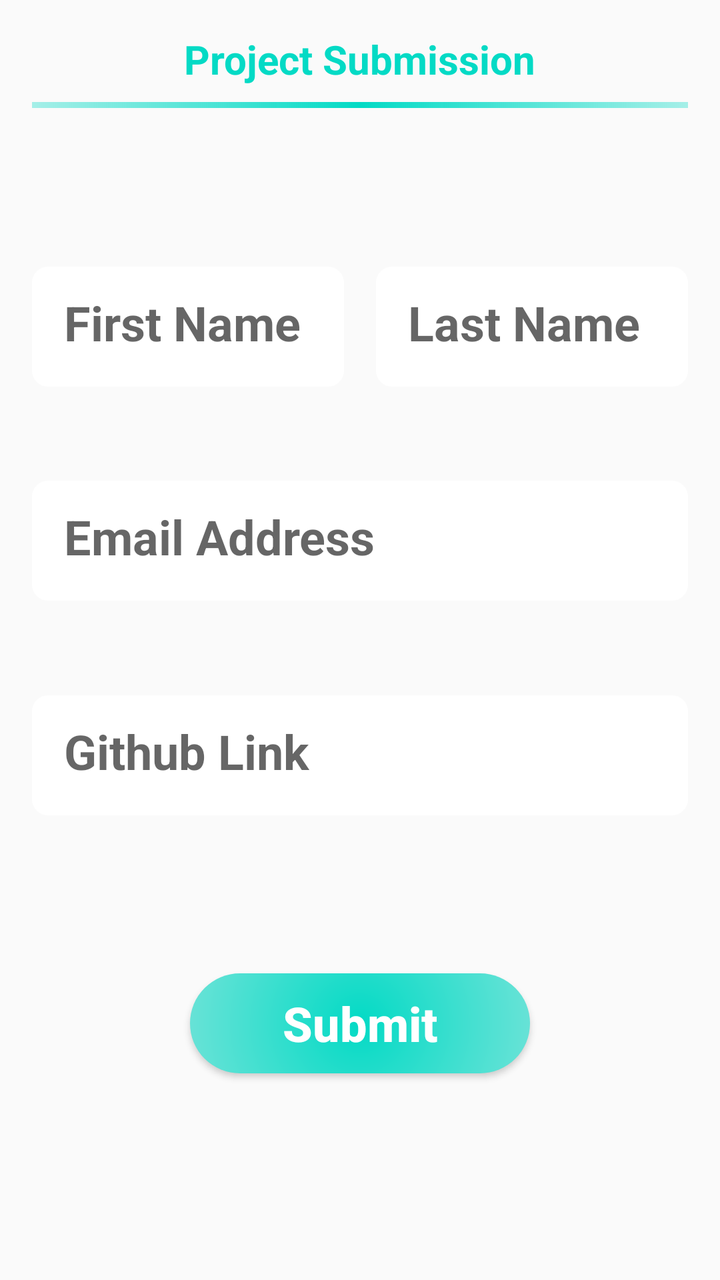
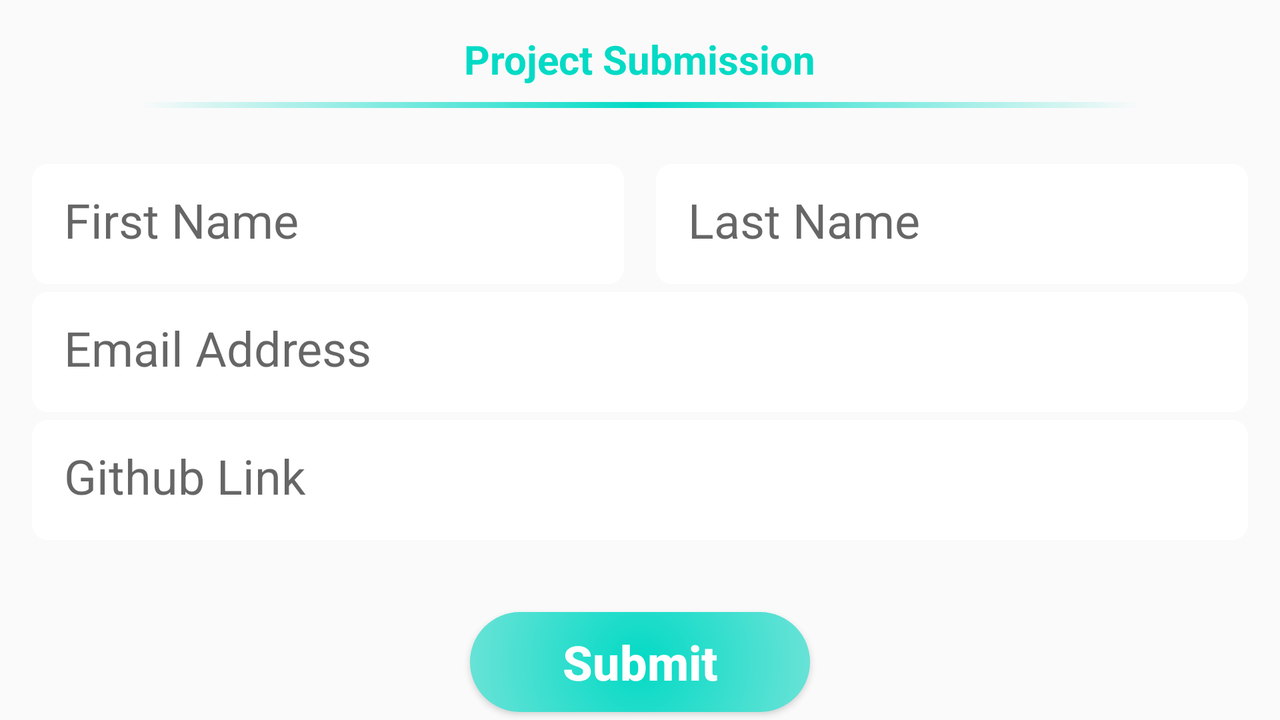

Compare how this app lays out the same screen by default and in its alternative resource folder. The renders come first, then the two layout files and the values they reference.
<!-- AndroidManifest.xml: application theme AppTheme -->
<!-- res/layout/content_submission.xml -->
<?xml version="1.0" encoding="utf-8"?>
<androidx.constraintlayout.widget.ConstraintLayout xmlns:android="http://schemas.android.com/apk/res/android"
    xmlns:app="http://schemas.android.com/apk/res-auto"
    xmlns:tools="http://schemas.android.com/tools"
    android:layout_width="match_parent"
    android:layout_height="match_parent"
    app:layout_behavior="@string/appbar_scrolling_view_behavior">


    <TextView
        android:id="@+id/textView"
        android:layout_width="wrap_content"
        android:layout_height="wrap_content"
        android:layout_marginTop="16dp"
        android:text="Project Submission"
        android:textColor="@color/colorAccent"
        android:textSize="20sp"
        android:textStyle="bold"
        app:layout_constraintEnd_toStartOf="@+id/guideline_right"
        app:layout_constraintStart_toStartOf="@+id/guideline_left"
        app:layout_constraintTop_toTopOf="parent" />

    <View
        android:id="@+id/divider"
        android:layout_width="0dp"
        android:layout_height="3dp"
        android:layout_marginTop="8dp"
        android:background="@drawable/divider_background"
        app:layout_constraintEnd_toStartOf="@+id/guideline_right"
        app:layout_constraintHorizontal_bias="1.0"
        app:layout_constraintStart_toStartOf="@+id/guideline_left"
        app:layout_constraintTop_toBottomOf="@+id/textView" />

    <androidx.constraintlayout.widget.Guideline
        android:id="@+id/guideline_left"
        android:layout_width="wrap_content"
        android:layout_height="wrap_content"
        android:orientation="vertical"
        app:layout_constraintGuide_begin="16dp" />

    <androidx.constraintlayout.widget.Guideline
        android:id="@+id/guideline_right"
        android:layout_width="wrap_content"
        android:layout_height="wrap_content"
        android:orientation="vertical"
        app:layout_constraintGuide_end="16dp" />

    <EditText
        android:id="@+id/editText_firstName"
        android:layout_width="0dp"
        android:layout_height="60dp"
        android:layout_marginTop="32dp"
        android:layout_marginEnd="8dp"
        android:background="@drawable/edit_text_background"
        android:hint="First Name"
        android:inputType="textPersonName"
        android:padding="16dp"
        android:textSize="24sp"
        android:textStyle="bold"
        app:layout_constraintBottom_toTopOf="@+id/editText_email"
        app:layout_constraintEnd_toStartOf="@+id/editText_lastName"
        app:layout_constraintStart_toStartOf="@+id/guideline_left"
        app:layout_constraintTop_toBottomOf="@+id/divider" />

    <EditText
        android:id="@+id/editText_lastName"
        android:layout_width="0dp"
        android:layout_height="60dp"
        android:layout_marginStart="8dp"
        android:layout_marginTop="16dp"
        android:background="@drawable/edit_text_background"
        android:hint="Last Name"
        android:inputType="textPersonName"
        android:padding="16dp"
        android:textSize="24sp"
        android:textStyle="bold"
        app:layout_constraintBottom_toBottomOf="@+id/editText_firstName"
        app:layout_constraintEnd_toStartOf="@+id/guideline_right"
        app:layout_constraintStart_toEndOf="@+id/editText_firstName"
        app:layout_constraintTop_toBottomOf="@+id/divider"
        app:layout_constraintVertical_bias="1.0" />

    <EditText
        android:id="@+id/editText_email"
        android:layout_width="0dp"
        android:layout_height="60dp"
        android:background="@drawable/edit_text_background"
        android:hint="Email Address"
        android:inputType="textEmailAddress"
        android:padding="16dp"
        android:textSize="24sp"
        android:textStyle="bold"
        app:layout_constraintBottom_toTopOf="@+id/editText_github"
        app:layout_constraintEnd_toStartOf="@+id/guideline_right"
        app:layout_constraintHorizontal_bias="0.502"
        app:layout_constraintStart_toStartOf="@+id/guideline_left"
        app:layout_constraintTop_toBottomOf="@+id/editText_firstName" />

    <EditText
        android:id="@+id/editText_github"
        android:layout_width="0dp"
        android:layout_height="60dp"
        android:layout_marginBottom="32dp"
        android:background="@drawable/edit_text_background"
        android:hint="Github Link"
        android:includeFontPadding="true"
        android:inputType="textPersonName"
        android:padding="16dp"
        android:textSize="24sp"
        android:textStyle="bold"
        app:layout_constraintBottom_toTopOf="@+id/button_submit_project"
        app:layout_constraintEnd_toStartOf="@+id/guideline_right"
        app:layout_constraintStart_toStartOf="@+id/guideline_left"
        app:layout_constraintTop_toBottomOf="@+id/editText_email" />

    <Button
        android:id="@+id/button_submit_project"
        android:layout_width="170dp"
        android:layout_height="50dp"
        android:layout_marginBottom="56dp"
        android:background="@drawable/submission_button_background"
        android:text="Submit"
        android:textAllCaps="false"
        android:textColor="#FFFFFF"
        android:textSize="24sp"
        android:textStyle="bold"
        app:layout_constraintBottom_toBottomOf="parent"
        app:layout_constraintEnd_toStartOf="@+id/guideline_right"
        app:layout_constraintStart_toStartOf="@+id/guideline_left"
        app:layout_constraintTop_toBottomOf="@+id/editText_github" />


</androidx.constraintlayout.widget.ConstraintLayout>
<!-- resources referenced by this layout -->
<resources>
  <!-- drawable divider_background (drawable) -->
  <?xml version="1.0" encoding="utf-8"?>
  <shape xmlns:android="http://schemas.android.com/apk/res/android"
      android:shape="rectangle">
      <gradient
          android:angle="180"
          android:gradientRadius="250dp"
          android:startColor="@color/colorAccent"
          android:type="radial" />
  </shape>
  <!-- drawable edit_text_background (drawable) -->
  <?xml version="1.0" encoding="utf-8"?>
  <shape xmlns:android="http://schemas.android.com/apk/res/android"
      android:shape="rectangle" android:padding="20dp">
      <solid android:color="#FFFFFF"/>
      <corners android:radius="8dp"/>
  </shape>
  <!-- drawable submission_button_background (drawable) -->
  <?xml version="1.0" encoding="utf-8"?>
  <ripple xmlns:android="http://schemas.android.com/apk/res/android"
      android:color="@color/colorAccent">
      <item android:id="@android:id/mask">
          <shape android:shape="rectangle">
              <solid android:color="@color/colorAccent" />
              <corners android:radius="300dp" />
          </shape>
      </item>
  
      <item android:id="@android:id/background">
          <shape android:shape="rectangle">
              <gradient
                  android:angle="180"
                  android:endColor="#EEEEEE"
                  android:startColor="@color/colorAccent"
                  android:type="radial"
                  android:gradientRadius="200dp"/>
              <corners android:radius="300dp" />
          </shape>
      </item>
  </ripple>
  <style name="AppTheme" parent="Theme.AppCompat.Light.DarkActionBar">
          
          <item name="colorPrimary">@color/colorPrimary</item>
          <item name="colorPrimaryDark">@color/colorPrimaryDark</item>
          <item name="colorAccent">@color/colorAccent</item>
          <item name="android:windowTranslucentStatus">true</item>
          <item name="android:windowTranslucentNavigation">true</item>
      </style>
</resources>
<!-- res/layout-land/content_submission.xml (the repository's variant of the layout above) -->
<!-- drawn on the phone turned sideways -->
<?xml version="1.0" encoding="utf-8"?>
<ScrollView xmlns:android="http://schemas.android.com/apk/res/android"
    xmlns:app="http://schemas.android.com/apk/res-auto"
    xmlns:tools="http://schemas.android.com/tools"
    android:layout_width="match_parent"
    android:layout_height="match_parent"
    android:fillViewport="true"
    app:layout_behavior="@string/appbar_scrolling_view_behavior">

    <androidx.constraintlayout.widget.ConstraintLayout
        android:layout_width="match_parent"
        android:layout_height="match_parent">


        <TextView
            android:id="@+id/textView"
            android:layout_width="wrap_content"
            android:layout_height="wrap_content"
            android:layout_marginTop="16dp"
            android:text="Project Submission"
            android:textColor="@color/colorAccent"
            android:textSize="20sp"
            android:textStyle="bold"
            app:layout_constraintEnd_toStartOf="@+id/guideline_right"
            app:layout_constraintStart_toStartOf="@+id/guideline_left"
            app:layout_constraintTop_toTopOf="parent" />

        <View
            android:id="@+id/divider"
            android:layout_width="0dp"
            android:layout_height="3dp"
            android:layout_marginTop="8dp"
            android:background="@drawable/divider_background"
            app:layout_constraintEnd_toStartOf="@+id/guideline_right"
            app:layout_constraintHorizontal_bias="1.0"
            app:layout_constraintStart_toStartOf="@+id/guideline_left"
            app:layout_constraintTop_toBottomOf="@+id/textView" />

        <androidx.constraintlayout.widget.Guideline
            android:id="@+id/guideline_left"
            android:layout_width="wrap_content"
            android:layout_height="wrap_content"
            android:orientation="vertical"
            app:layout_constraintGuide_begin="16dp" />

        <androidx.constraintlayout.widget.Guideline
            android:id="@+id/guideline_right"
            android:layout_width="wrap_content"
            android:layout_height="wrap_content"
            android:orientation="vertical"
            app:layout_constraintGuide_end="16dp" />

        <EditText
            android:id="@+id/editText_firstName"
            android:layout_width="0dp"
            android:layout_height="60dp"
            android:layout_marginTop="24dp"
            android:layout_marginEnd="8dp"
            android:background="@drawable/edit_text_background"
            android:hint="First Name"
            android:inputType="textPersonName"
            android:padding="16dp"
            android:textSize="24sp"
            app:layout_constraintBottom_toTopOf="@+id/editText_email"
            app:layout_constraintEnd_toStartOf="@+id/editText_lastName"
            app:layout_constraintStart_toStartOf="@+id/guideline_left"
            app:layout_constraintTop_toBottomOf="@+id/divider" />

        <EditText
            android:id="@+id/editText_lastName"
            android:layout_width="0dp"
            android:layout_height="60dp"
            android:layout_marginStart="8dp"
            android:layout_marginTop="16dp"
            android:background="@drawable/edit_text_background"
            android:hint="Last Name"
            android:inputType="textPersonName"
            android:padding="16dp"
            android:textSize="24sp"
            app:layout_constraintBottom_toBottomOf="@+id/editText_firstName"
            app:layout_constraintEnd_toStartOf="@+id/guideline_right"
            app:layout_constraintStart_toEndOf="@+id/editText_firstName"
            app:layout_constraintTop_toBottomOf="@+id/divider"
            app:layout_constraintVertical_bias="1.0" />

        <EditText
            android:id="@+id/editText_email"
            android:layout_width="0dp"
            android:layout_height="60dp"
            android:background="@drawable/edit_text_background"
            android:hint="Email Address"
            android:inputType="textEmailAddress"
            android:padding="16dp"
            android:textSize="24sp"
            app:layout_constraintBottom_toTopOf="@+id/editText_github"
            app:layout_constraintEnd_toStartOf="@+id/guideline_right"
            app:layout_constraintHorizontal_bias="0.502"
            app:layout_constraintStart_toStartOf="@+id/guideline_left"
            app:layout_constraintTop_toBottomOf="@+id/editText_firstName" />

        <EditText
            android:id="@+id/editText_github"
            android:layout_width="0dp"
            android:layout_height="60dp"
            android:layout_marginBottom="32dp"
            android:background="@drawable/edit_text_background"
            android:hint="Github Link"
            android:includeFontPadding="true"
            android:inputType="textPersonName"
            android:padding="16dp"
            android:textSize="24sp"
            app:layout_constraintBottom_toTopOf="@+id/button_submit_project"
            app:layout_constraintEnd_toStartOf="@+id/guideline_right"
            app:layout_constraintStart_toStartOf="@+id/guideline_left"
            app:layout_constraintTop_toBottomOf="@+id/editText_email" />

        <Button
            android:id="@+id/button_submit_project"
            android:layout_width="170dp"
            android:layout_height="50dp"
            android:background="@drawable/submission_button_background"
            android:text="Submit"
            android:textAllCaps="false"
            android:textColor="#FFFFFF"
            android:textSize="24sp"
            android:textStyle="bold"
            app:layout_constraintBottom_toBottomOf="parent"
            app:layout_constraintEnd_toStartOf="@+id/guideline_right"
            app:layout_constraintStart_toStartOf="@+id/guideline_left"
            app:layout_constraintTop_toBottomOf="@+id/editText_github" />


    </androidx.constraintlayout.widget.ConstraintLayout>

</ScrollView>
